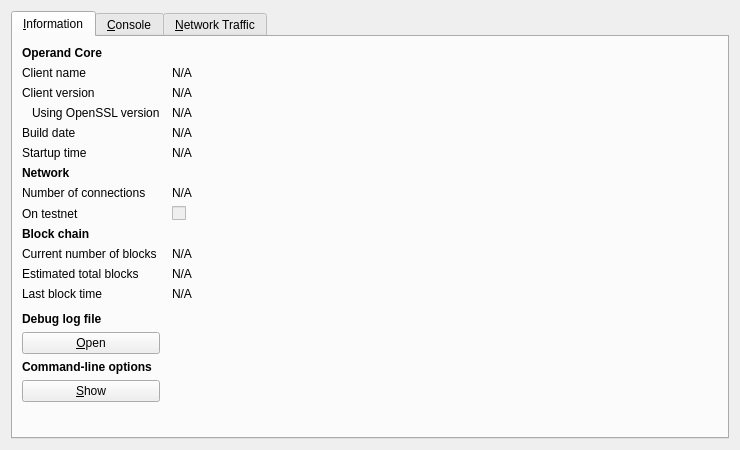
<?xml version="1.0" encoding="UTF-8"?>
<ui version="4.0">
 <class>RPCConsole</class>
 <widget class="QDialog" name="RPCConsole">
  <property name="geometry">
   <rect>
    <x>0</x>
    <y>0</y>
    <width>740</width>
    <height>450</height>
   </rect>
  </property>
  <property name="windowTitle">
   <string>Operand - Debug window</string>
  </property>
  <layout class="QVBoxLayout" name="verticalLayout_2">
   <item>
    <widget class="QTabWidget" name="tabWidget">
     <property name="currentIndex">
      <number>0</number>
     </property>
     <widget class="QWidget" name="tab_info">
      <attribute name="title">
       <string>&amp;Information</string>
      </attribute>
      <layout class="QGridLayout" name="gridLayout" columnstretch="0,1">
       <property name="horizontalSpacing">
        <number>12</number>
       </property>
       <item row="0" column="0">
        <widget class="QLabel" name="label_9">
         <property name="font">
          <font>
           <weight>75</weight>
           <bold>true</bold>
          </font>
         </property>
         <property name="text">
          <string>Operand Core</string>
         </property>
        </widget>
       </item>
       <item row="1" column="0">
        <widget class="QLabel" name="label_5">
         <property name="text">
          <string>Client name</string>
         </property>
        </widget>
       </item>
       <item row="1" column="1">
        <widget class="QLabel" name="clientName">
         <property name="cursor">
          <cursorShape>IBeamCursor</cursorShape>
         </property>
         <property name="text">
          <string>N/A</string>
         </property>
         <property name="textFormat">
          <enum>Qt::PlainText</enum>
         </property>
         <property name="textInteractionFlags">
          <set>Qt::LinksAccessibleByMouse|Qt::TextSelectableByKeyboard|Qt::TextSelectableByMouse</set>
         </property>
        </widget>
       </item>
       <item row="2" column="0">
        <widget class="QLabel" name="label_6">
         <property name="text">
          <string>Client version</string>
         </property>
        </widget>
       </item>
       <item row="2" column="1">
        <widget class="QLabel" name="clientVersion">
         <property name="cursor">
          <cursorShape>IBeamCursor</cursorShape>
         </property>
         <property name="text">
          <string>N/A</string>
         </property>
         <property name="textFormat">
          <enum>Qt::PlainText</enum>
         </property>
         <property name="textInteractionFlags">
          <set>Qt::LinksAccessibleByMouse|Qt::TextSelectableByKeyboard|Qt::TextSelectableByMouse</set>
         </property>
        </widget>
       </item>
       <item row="3" column="0">
        <widget class="QLabel" name="label_14">
         <property name="text">
          <string>Using OpenSSL version</string>
         </property>
         <property name="indent">
          <number>10</number>
         </property>
        </widget>
       </item>
       <item row="3" column="1">
        <widget class="QLabel" name="openSSLVersion">
         <property name="cursor">
          <cursorShape>IBeamCursor</cursorShape>
         </property>
         <property name="text">
          <string>N/A</string>
         </property>
         <property name="textFormat">
          <enum>Qt::PlainText</enum>
         </property>
         <property name="textInteractionFlags">
          <set>Qt::LinksAccessibleByMouse|Qt::TextSelectableByKeyboard|Qt::TextSelectableByMouse</set>
         </property>
        </widget>
       </item>
       <item row="4" column="0">
        <widget class="QLabel" name="label_12">
         <property name="text">
          <string>Build date</string>
         </property>
        </widget>
       </item>
       <item row="4" column="1">
        <widget class="QLabel" name="buildDate">
         <property name="cursor">
          <cursorShape>IBeamCursor</cursorShape>
         </property>
         <property name="text">
          <string>N/A</string>
         </property>
         <property name="textFormat">
          <enum>Qt::PlainText</enum>
         </property>
         <property name="textInteractionFlags">
          <set>Qt::LinksAccessibleByMouse|Qt::TextSelectableByKeyboard|Qt::TextSelectableByMouse</set>
         </property>
        </widget>
       </item>
       <item row="5" column="0">
        <widget class="QLabel" name="label_13">
         <property name="text">
          <string>Startup time</string>
         </property>
        </widget>
       </item>
       <item row="5" column="1">
        <widget class="QLabel" name="startupTime">
         <property name="cursor">
          <cursorShape>IBeamCursor</cursorShape>
         </property>
         <property name="text">
          <string>N/A</string>
         </property>
         <property name="textFormat">
          <enum>Qt::PlainText</enum>
         </property>
         <property name="textInteractionFlags">
          <set>Qt::LinksAccessibleByMouse|Qt::TextSelectableByKeyboard|Qt::TextSelectableByMouse</set>
         </property>
        </widget>
       </item>
       <item row="6" column="0">
        <widget class="QLabel" name="label_11">
         <property name="font">
          <font>
           <weight>75</weight>
           <bold>true</bold>
          </font>
         </property>
         <property name="text">
          <string>Network</string>
         </property>
        </widget>
       </item>
       <item row="7" column="0">
        <widget class="QLabel" name="label_7">
         <property name="text">
          <string>Number of connections</string>
         </property>
        </widget>
       </item>
       <item row="7" column="1">
        <widget class="QLabel" name="numberOfConnections">
         <property name="cursor">
          <cursorShape>IBeamCursor</cursorShape>
         </property>
         <property name="text">
          <string>N/A</string>
         </property>
         <property name="textFormat">
          <enum>Qt::PlainText</enum>
         </property>
         <property name="textInteractionFlags">
          <set>Qt::LinksAccessibleByMouse|Qt::TextSelectableByKeyboard|Qt::TextSelectableByMouse</set>
         </property>
        </widget>
       </item>
       <item row="8" column="0">
        <widget class="QLabel" name="label_8">
         <property name="text">
          <string>On testnet</string>
         </property>
        </widget>
       </item>
       <item row="8" column="1">
        <widget class="QCheckBox" name="isTestNet">
         <property name="enabled">
          <bool>false</bool>
         </property>
         <property name="text">
          <string/>
         </property>
        </widget>
       </item>
       <item row="9" column="0">
        <widget class="QLabel" name="label_10">
         <property name="font">
          <font>
           <weight>75</weight>
           <bold>true</bold>
          </font>
         </property>
         <property name="text">
          <string>Block chain</string>
         </property>
        </widget>
       </item>
       <item row="10" column="0">
        <widget class="QLabel" name="label_3">
         <property name="text">
          <string>Current number of blocks</string>
         </property>
        </widget>
       </item>
       <item row="10" column="1">
        <widget class="QLabel" name="numberOfBlocks">
         <property name="cursor">
          <cursorShape>IBeamCursor</cursorShape>
         </property>
         <property name="text">
          <string>N/A</string>
         </property>
         <property name="textFormat">
          <enum>Qt::PlainText</enum>
         </property>
         <property name="textInteractionFlags">
          <set>Qt::LinksAccessibleByMouse|Qt::TextSelectableByKeyboard|Qt::TextSelectableByMouse</set>
         </property>
        </widget>
       </item>
       <item row="11" column="0">
        <widget class="QLabel" name="label_4">
         <property name="text">
          <string>Estimated total blocks</string>
         </property>
        </widget>
       </item>
       <item row="11" column="1">
        <widget class="QLabel" name="totalBlocks">
         <property name="cursor">
          <cursorShape>IBeamCursor</cursorShape>
         </property>
         <property name="text">
          <string>N/A</string>
         </property>
         <property name="textFormat">
          <enum>Qt::PlainText</enum>
         </property>
         <property name="textInteractionFlags">
          <set>Qt::LinksAccessibleByMouse|Qt::TextSelectableByKeyboard|Qt::TextSelectableByMouse</set>
         </property>
        </widget>
       </item>
       <item row="12" column="0">
        <widget class="QLabel" name="label_2">
         <property name="text">
          <string>Last block time</string>
         </property>
        </widget>
       </item>
       <item row="12" column="1">
        <widget class="QLabel" name="lastBlockTime">
         <property name="cursor">
          <cursorShape>IBeamCursor</cursorShape>
         </property>
         <property name="text">
          <string>N/A</string>
         </property>
         <property name="textFormat">
          <enum>Qt::PlainText</enum>
         </property>
         <property name="textInteractionFlags">
          <set>Qt::LinksAccessibleByMouse|Qt::TextSelectableByKeyboard|Qt::TextSelectableByMouse</set>
         </property>
        </widget>
       </item>
       <item row="13" column="0">
        <spacer name="verticalSpacer_2">
         <property name="orientation">
          <enum>Qt::Vertical</enum>
         </property>
         <property name="sizeHint" stdset="0">
          <size>
           <width>20</width>
           <height>20</height>
          </size>
         </property>
        </spacer>
       </item>
       <item row="14" column="0">
        <widget class="QLabel" name="labelDebugLogfile">
         <property name="font">
          <font>
           <weight>75</weight>
           <bold>true</bold>
          </font>
         </property>
         <property name="text">
          <string>Debug log file</string>
         </property>
        </widget>
       </item>
       <item row="15" column="0">
        <widget class="QPushButton" name="openDebugLogfileButton">
         <property name="toolTip">
          <string>Open the Operand debug log file from the current data directory. This can take a few seconds for large log files.</string>
         </property>
         <property name="text">
          <string>&amp;Open</string>
         </property>
         <property name="autoDefault">
          <bool>false</bool>
         </property>
        </widget>
       </item>
       <item row="16" column="0">
        <widget class="QLabel" name="labelCLOptions">
         <property name="font">
          <font>
           <weight>75</weight>
           <bold>true</bold>
          </font>
         </property>
         <property name="text">
          <string>Command-line options</string>
         </property>
        </widget>
       </item>
       <item row="17" column="0">
        <widget class="QPushButton" name="showCLOptionsButton">
         <property name="toolTip">
          <string>Show the Operand-Qt help message to get a list with possible Operand command-line options.</string>
         </property>
         <property name="text">
          <string>&amp;Show</string>
         </property>
         <property name="autoDefault">
          <bool>false</bool>
         </property>
        </widget>
       </item>
       <item row="18" column="0">
        <spacer name="verticalSpacer">
         <property name="orientation">
          <enum>Qt::Vertical</enum>
         </property>
         <property name="sizeHint" stdset="0">
          <size>
           <width>20</width>
           <height>40</height>
          </size>
         </property>
        </spacer>
       </item>
      </layout>
     </widget>
     <widget class="QWidget" name="tab_console">
      <attribute name="title">
       <string>&amp;Console</string>
      </attribute>
      <layout class="QVBoxLayout" name="verticalLayout_3">
       <property name="spacing">
        <number>3</number>
       </property>
       <item>
        <widget class="QTextEdit" name="messagesWidget">
         <property name="minimumSize">
          <size>
           <width>0</width>
           <height>100</height>
          </size>
         </property>
         <property name="readOnly">
          <bool>true</bool>
         </property>
         <property name="tabKeyNavigation" stdset="0">
          <bool>false</bool>
         </property>
         <property name="columnCount" stdset="0">
          <number>2</number>
         </property>
        </widget>
       </item>
       <item>
        <layout class="QHBoxLayout" name="horizontalLayout">
         <property name="spacing">
          <number>3</number>
         </property>
         <item>
          <widget class="QLabel" name="label">
           <property name="text">
            <string notr="true">&gt;</string>
           </property>
          </widget>
         </item>
         <item>
          <widget class="QLineEdit" name="lineEdit"/>
         </item>
         <item>
          <widget class="QPushButton" name="clearButton">
           <property name="maximumSize">
            <size>
             <width>24</width>
             <height>24</height>
            </size>
           </property>
           <property name="toolTip">
            <string>Clear console</string>
           </property>
           <property name="text">
            <string/>
           </property>
           <property name="icon">
            <iconset resource="../bitcoin.qrc">
             <normaloff>:/icons/remove</normaloff>:/icons/remove</iconset>
           </property>
           <property name="shortcut">
            <string notr="true">Ctrl+L</string>
           </property>
           <property name="autoDefault">
            <bool>false</bool>
           </property>
          </widget>
         </item>
        </layout>
       </item>
      </layout>
     </widget>
     <widget class="QWidget" name="tab">
      <attribute name="title">
       <string>&amp;Network Traffic</string>
      </attribute>
      <layout class="QHBoxLayout" name="horizontalLayout_3">
       <item>
        <layout class="QVBoxLayout" name="verticalLayout_4">
         <item>
          <widget class="TrafficGraphWidget" name="trafficGraph" native="true">
           <property name="sizePolicy">
            <sizepolicy hsizetype="Expanding" vsizetype="Expanding">
             <horstretch>0</horstretch>
             <verstretch>0</verstretch>
            </sizepolicy>
           </property>
          </widget>
         </item>
         <item>
          <layout class="QHBoxLayout" name="horizontalLayout_2">
           <item>
            <widget class="QSlider" name="sldGraphRange">
             <property name="minimum">
              <number>1</number>
             </property>
             <property name="maximum">
              <number>288</number>
             </property>
             <property name="pageStep">
              <number>12</number>
             </property>
             <property name="value">
              <number>6</number>
             </property>
             <property name="orientation">
              <enum>Qt::Horizontal</enum>
             </property>
            </widget>
           </item>
           <item>
            <widget class="QLabel" name="lblGraphRange">
             <property name="minimumSize">
              <size>
               <width>100</width>
               <height>0</height>
              </size>
             </property>
             <property name="alignment">
              <set>Qt::AlignCenter</set>
             </property>
            </widget>
           </item>
           <item>
            <widget class="QPushButton" name="btnClearTrafficGraph">
             <property name="text">
              <string>&amp;Clear</string>
             </property>
            </widget>
           </item>
          </layout>
         </item>
        </layout>
       </item>
       <item>
        <layout class="QVBoxLayout" name="verticalLayout">
         <item>
          <widget class="QGroupBox" name="groupBox">
           <property name="title">
            <string>Totals</string>
           </property>
           <layout class="QVBoxLayout" name="verticalLayout_5">
            <item>
             <layout class="QHBoxLayout" name="horizontalLayout_4">
              <item>
               <widget class="Line" name="line">
                <property name="sizePolicy">
                 <sizepolicy hsizetype="Fixed" vsizetype="Fixed">
                  <horstretch>0</horstretch>
                  <verstretch>0</verstretch>
                 </sizepolicy>
                </property>
                <property name="minimumSize">
                 <size>
                  <width>10</width>
                  <height>0</height>
                 </size>
                </property>
                <property name="palette">
                 <palette>
                  <active>
                   <colorrole role="Light">
                    <brush brushstyle="SolidPattern">
                     <color alpha="255">
                      <red>0</red>
                      <green>255</green>
                      <blue>0</blue>
                     </color>
                    </brush>
                   </colorrole>
                  </active>
                  <inactive>
                   <colorrole role="Light">
                    <brush brushstyle="SolidPattern">
                     <color alpha="255">
                      <red>0</red>
                      <green>255</green>
                      <blue>0</blue>
                     </color>
                    </brush>
                   </colorrole>
                  </inactive>
                  <disabled>
                   <colorrole role="Light">
                    <brush brushstyle="SolidPattern">
                     <color alpha="255">
                      <red>0</red>
                      <green>255</green>
                      <blue>0</blue>
                     </color>
                    </brush>
                   </colorrole>
                  </disabled>
                 </palette>
                </property>
                <property name="orientation">
                 <enum>Qt::Horizontal</enum>
                </property>
               </widget>
              </item>
              <item>
               <widget class="QLabel" name="label_16">
                <property name="text">
                 <string>In:</string>
                </property>
               </widget>
              </item>
              <item>
               <widget class="QLabel" name="lblBytesIn">
                <property name="minimumSize">
                 <size>
                  <width>50</width>
                  <height>0</height>
                 </size>
                </property>
                <property name="alignment">
                 <set>Qt::AlignRight|Qt::AlignTrailing|Qt::AlignVCenter</set>
                </property>
               </widget>
              </item>
             </layout>
            </item>
            <item>
             <layout class="QHBoxLayout" name="horizontalLayout_5">
              <item>
               <widget class="Line" name="line_2">
                <property name="sizePolicy">
                 <sizepolicy hsizetype="Fixed" vsizetype="Fixed">
                  <horstretch>0</horstretch>
                  <verstretch>0</verstretch>
                 </sizepolicy>
                </property>
                <property name="minimumSize">
                 <size>
                  <width>10</width>
                  <height>0</height>
                 </size>
                </property>
                <property name="palette">
                 <palette>
                  <active>
                   <colorrole role="Light">
                    <brush brushstyle="SolidPattern">
                     <color alpha="255">
                      <red>255</red>
                      <green>0</green>
                      <blue>0</blue>
                     </color>
                    </brush>
                   </colorrole>
                  </active>
                  <inactive>
                   <colorrole role="Light">
                    <brush brushstyle="SolidPattern">
                     <color alpha="255">
                      <red>255</red>
                      <green>0</green>
                      <blue>0</blue>
                     </color>
                    </brush>
                   </colorrole>
                  </inactive>
                  <disabled>
                   <colorrole role="Light">
                    <brush brushstyle="SolidPattern">
                     <color alpha="255">
                      <red>255</red>
                      <green>0</green>
                      <blue>0</blue>
                     </color>
                    </brush>
                   </colorrole>
                  </disabled>
                 </palette>
                </property>
                <property name="orientation">
                 <enum>Qt::Horizontal</enum>
                </property>
               </widget>
              </item>
              <item>
               <widget class="QLabel" name="label_17">
                <property name="text">
                 <string>Out:</string>
                </property>
               </widget>
              </item>
              <item>
               <widget class="QLabel" name="lblBytesOut">
                <property name="minimumSize">
                 <size>
                  <width>50</width>
                  <height>0</height>
                 </size>
                </property>
                <property name="alignment">
                 <set>Qt::AlignRight|Qt::AlignTrailing|Qt::AlignVCenter</set>
                </property>
               </widget>
              </item>
             </layout>
            </item>
            <item>
             <spacer name="verticalSpacer_4">
              <property name="orientation">
               <enum>Qt::Vertical</enum>
              </property>
              <property name="sizeHint" stdset="0">
               <size>
                <width>20</width>
                <height>407</height>
               </size>
              </property>
             </spacer>
            </item>
           </layout>
          </widget>
         </item>
        </layout>
       </item>
      </layout>
     </widget>
    </widget>
   </item>
  </layout>
 </widget>
 <customwidgets>
  <customwidget>
   <class>TrafficGraphWidget</class>
   <extends>QWidget</extends>
   <header>trafficgraphwidget.h</header>
   <container>1</container>
   <slots>
    <slot>clear()</slot>
   </slots>
  </customwidget>
 </customwidgets>
 <resources>
  <include location="../bitcoin.qrc"/>
 </resources>
 <connections/>
</ui>
